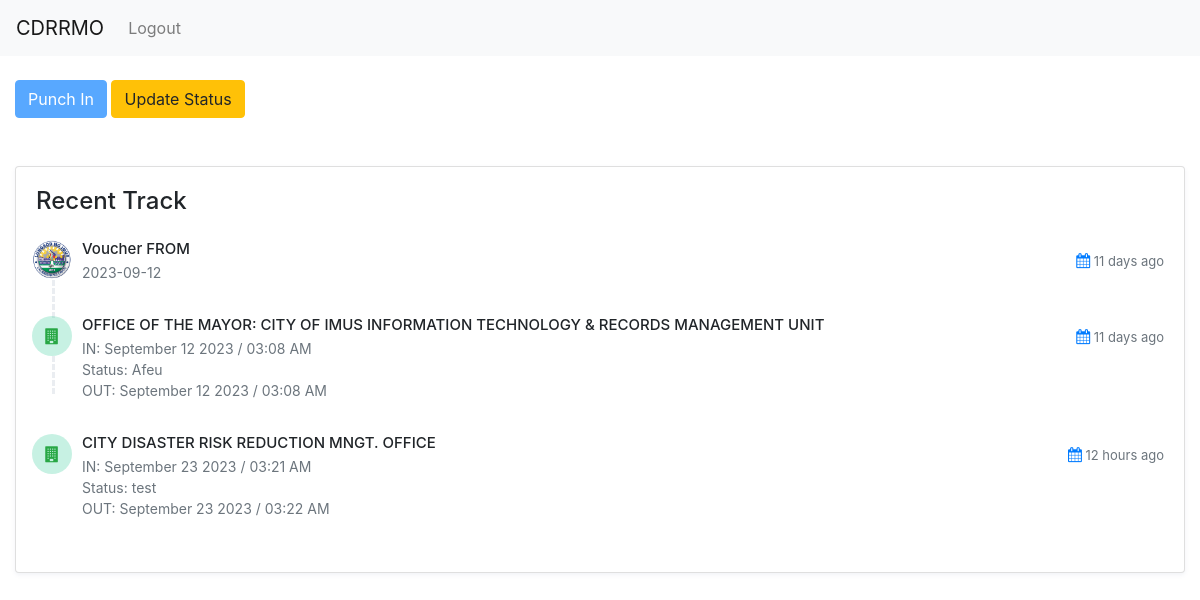
Page /scanned.php?reference=41045833 (signed in) on the committed database.
### tables this page shows
CREATE TABLE `documents` (
  `id` int(11) NOT NULL,
  `reference` varchar(45) NOT NULL,
  `sender` varchar(45) NOT NULL,
  `document` varchar(45) NOT NULL,
  `type` varchar(45) NOT NULL,
  `details` text NOT NULL,
  `status` varchar(45) NOT NULL,
  `hidden` int(11) NOT NULL,
  `date` date NOT NULL,
  `created` timestamp NOT NULL DEFAULT current_timestamp(),
  `updated` timestamp NULL DEFAULT NULL
);

CREATE TABLE `tracker` (
  `id` int(11) NOT NULL,
  `reference` varchar(45) NOT NULL,
  `type` varchar(45) NOT NULL,
  `sender` varchar(45) NOT NULL,
  `department` varchar(45) NOT NULL,
  `status` varchar(45) NOT NULL,
  `remarks` text NOT NULL,
  `note` text NOT NULL,
  `created` timestamp NOT NULL DEFAULT current_timestamp(),
  `updated` timestamp NULL DEFAULT NULL
);

CREATE TABLE `department` (
  `id` int(11) NOT NULL,
  `code` varchar(45) NOT NULL,
  `department` varchar(150) NOT NULL,
  `username` varchar(50) NOT NULL,
  `password` varchar(150) NOT NULL,
  `location` varchar(150) NOT NULL,
  `token` varchar(10) NOT NULL,
  `created` timestamp NOT NULL DEFAULT current_timestamp(),
  `updated` timestamp NULL DEFAULT NULL
);

### backend/class/Document.php (called while the page is built, shortened)
<?php
class Document
{
    private $db;
    function __construct($db)
    {
        $this->db = $db;
    }
    function One($reference)
    {
        $sql = "select * from documents where reference = ?";
        $stmt = $this->db->prepare($sql);
        $stmt->bindParam(1, $reference, PDO::PARAM_STR);
        $stmt->execute();
        $fetch = $stmt->fetch(PDO::FETCH_ASSOC);
        return $fetch;
    }
    function track($reference)
    {
        $sql = "select * from tracker where reference = ?  order by created asc";
        $stmt = $this->db->prepare($sql);
        $stmt->bindParam(1, $reference, PDO::PARAM_STR);
        $stmt->execute();
        $results = array();
        while ($row = $stmt->fetch(PDO::FETCH_ASSOC)) {
            $results[] = $row;
        }
        return $results;
    }
}

### backend/class/Department.php (called while the page is built, shortened)
<?php
class Department
{
    private $db;
    function __construct($db)
    {
        $this->db = $db;
    }
    function Info($value, $column = "username")
    {
        $sql = "select * from department where $column = ?";
        $stmt = $this->db->prepare($sql);
        $stmt->bindParam(1, $value, PDO::PARAM_STR);
        $stmt->execute();
        return $stmt->fetch(PDO::FETCH_ASSOC);
    }
}

### scanned.php (the view, shortened to what this page needs)
<!DOCTYPE html>
<html lang="en">
<head>
</head>
<?php
include $_SERVER['DOCUMENT_ROOT'] . '/document_tracker_v2/backend/config/connection.php';
include $_SERVER['DOCUMENT_ROOT'] . '/document_tracker_v2/backend/functions/functions.php';
$Document = new Document($pdo);
$Auth = new Authentication($pdo);
$Department = new Department($pdo);
if ($Auth->Session('__user') === false) {
    redirect('login.php?redirect=scanned&reference=' . $_GET['reference'] . '');
} else {
    $cookie = explode('|', $_COOKIE['__user']);
    $code = $cookie[1];
}
?>
<body>
    <link rel="stylesheet" href="https://cdn.jsdelivr.net/npm/bootstrap@4.5.3/dist/css/bootstrap.min.css"
>
    <link href="https://maxcdn.bootstrapcdn.com/font-awesome/4.7.0/css/font-awesome.min.css" rel="stylesheet" />
    <nav class="navbar navbar-expand-lg navbar-light bg-light">
        <a class="navbar-brand" href="#"><?= $code ?></a>
        <div class="collapse navbar-collapse" id="navbarSupportedContent">
            <ul class="navbar-nav mr-auto">
                <li class="nav-item">
                    <a class="nav-link" id="logoutBtn">Logout</a>
                </li>
            </ul>
        </div>
    </nav>
    <?php
    $docu_data = $Document->One($_GET['reference']);
    ?>
    <div class="container-fluid mt-4">
        <form method="post" action="scanned.php?reference=<?= $_GET['reference'] ?>">
            <button type="submit" class="btn btn-primary" name="action" id="in" value="In">Punch In</button>
            <?php if ($docu_data['type'] !== 'Memo') { ?>
            <button type="button" class="btn btn-warning" data-toggle='modal' id="out" data-target='#note'>Update
                Status</button> <?php }  ?>
        </form>
        <br />
        <br />
        <div class="card">
            <div class="card-body">
                <h4 class="header-title mb-4">Recent Track</h4>
                <ul class="list-unstyled activity-wid mb-0">
                    <li class="activity-list activity-border">
                        <div class="activity-icon avatar-sm">
                            <img src="assets/images/logos/favicon.png" class="avatar-sm rounded-circle" alt="">
                        </div>
                        <div class="media">
                            <div class="me-3">
                                <h5 class="font-size-15 mb-1"><?= $docu_data['document'] ?> FROM</h5>
                                <p class="text-muted font-size-14 mb-0"><?= $docu_data['date'] ?></p>
                            </div>
                            <div class="media-body">
                                <div class="text-end d-none d-md-block">
                                    <p class="text-muted font-size-13 mt-2 pt-1 mb-0"><i
                                            class="fa fa-calendar font-size-15 text-primary"></i>
                                        <?= getTimeAgoString($docu_data['date']) ?></p>
                                </div>
                            </div>
                        </div>
                    </li>
                    <?php
                    $count = 0;
                    $has_warning_document_time = null;
                    foreach ($Document->track($_GET['reference']) as $key => $row) {
                        $count++;
                        $row_count = count($Document->track($_GET['reference']));
                        $in = date('F d Y / h:i A', strtotime($row['created']));
                        $out = !empty($row['updated']) ? date('F d Y / h:i A', strtotime($row['updated'])) : 'Pending';
                        $time = 'IN: ' . $in . ' <br> <span>Status: ' . $row['note'] . '</span>  <br>  ' . 'OUT: ' .  $out;
                    ?>
                    <li class="activity-list <?= $count !== $row_count ? 'activity-border' : null; ?>  ">
                        <div class="activity-icon avatar-sm">
                            <span
                                class="avatar-title bg-soft-success <?= $has_warning_document_time   ?>  text-success rounded-circle">
                                <i class="fa fa-building font-size-16"></i>
                            </span>
                        </div>
                        <div class="media">
                            <div class="me-3">
                                <h5 class="font-size-15 mb-1">
                                    <?= $Department->Info($row['department'])['department']  ?></h5>
                                <p class="text-muted font-size-14 mb-0"><?= $time ?></p>
                            </div>
                            <div class="media-body">
                                <div class="text-end d-none d-md-block">
                                    <p class="text-muted font-size-13 mt-2 pt-1 mb-0"><i
                                            class="fa fa-calendar font-size-15 text-primary"></i>
                                    </p>
                                </div>
                            </div>
                        </div>
                    </li>
                    <?php }  ?>
                </ul>
            </div>
        </div>
    </div>
</body>
</html>

### backend/functions/functions.php (shortened to what this page needs)
<?php
function getTimeAgoString($created_at)
{
    $dateTime = new DateTime($created_at);
    $currentDateTime = new DateTime();
    $timeDifference = $currentDateTime->diff($dateTime);
    if ($timeDifference->y > 0) {
        $timeAgo = $timeDifference->y . ' year' . ($timeDifference->y > 1 ? 's' : '') . ' ago';
    } elseif ($timeDifference->m > 0) {
        $timeAgo = $timeDifference->m . ' month' . ($timeDifference->m > 1 ? 's' : '') . ' ago';
    } elseif ($timeDifference->d > 0) {
        $timeAgo = $timeDifference->d . ' day' . ($timeDifference->d > 1 ? 's' : '') . ' ago';
    } elseif ($timeDifference->h > 0) {
        $timeAgo = $timeDifference->h . ' hour' . ($timeDifference->h > 1 ? 's' : '') . ' ago';
    } elseif ($timeDifference->i > 0) {
        $timeAgo = $timeDifference->i . ' minute' . ($timeDifference->i > 1 ? 's' : '') . ' ago';
    } else {
        $timeAgo = 'just now';
    }
    echo $timeAgo;
}

### scanned.php (style rules this page uses)
body { background-color: #f5f7fa; margin-top: 20px; }
.card { margin-bottom: 24px; -webkit-box-shadow: 0 2px 4px rgb(126 142 177 / 10%); box-shadow: 0 2px 4px rgb(126 142 177 / 10%); }
.card { position: relative; display: -webkit-box; display: -ms-flexbox; display: flex; -webkit-box-orient: vertical; -webkit-box-direction: normal; -ms-flex-direction: column; flex-direction: column; min-width: 0; word-wrap: break-word; background-color: #fff; background-clip: border-box; border: 0 solid #eaedf1; border-radius: .25rem; }
.activity-wid { margin-left: 16px; }
.mb-0 { margin-bottom: 0 !important; }
.list-unstyled { padding-left: 0; list-style: none; }
.activity-wid .activity-list { position: relative; padding: 0 0 33px 30px; }
.activity-border:before { content: ""; position: absolute; height: 38px; border-left: 3px dashed #eaedf1; top: 40px; left: 0; }
.activity-wid .activity-list .activity-icon { position: absolute; left: -20px; top: 0; z-index: 2; }
.avatar-sm { height: 2.5rem; width: 2.5rem; }
.media { display: -webkit-box; display: -ms-flexbox; display: flex; -webkit-box-align: start; -ms-flex-align: start; align-items: flex-start; }
.me-3 { margin-right: 1rem !important; }
.font-size-15 { font-size: 15px !important; }
.font-size-14 { font-size: 14px !important; }
.text-muted { color: #74788d !important; }
.text-end { text-align: right !important; }
.font-size-13 { font-size: 13px !important; }
.avatar-title { -webkit-box-align: center; -ms-flex-align: center; align-items: center; display: -webkit-box; display: -ms-flexbox; display: flex; height: 100%; -webkit-box-pack: center; -ms-flex-pack: center; justify-content: center; width: 100%; }
.bg-soft-success { background-color: rgba(35, 197, 143, .25) !important; }

### rows in the picture
documents: document "Voucher", date "2023-09-12", date "11 days ago"
tracker: department.department "OFFICE OF THE MAYOR: CITY OF IMUS INFORMATION TECHNOLOGY & RECORDS MANAGEMENT UNIT", created "September 12 2023 / 03:08 AM", note "Afeu", updated "September 12 2023 / 03:08 AM", timeAgo "11 days ago"
tracker: department.department "CITY DISASTER RISK REDUCTION MNGT. OFFICE", created "September 23 2023 / 03:21 AM", note "test", updated "September 23 2023 / 03:22 AM", timeAgo "12 hours ago"

### other values in the picture
$code "CDRRMO"
